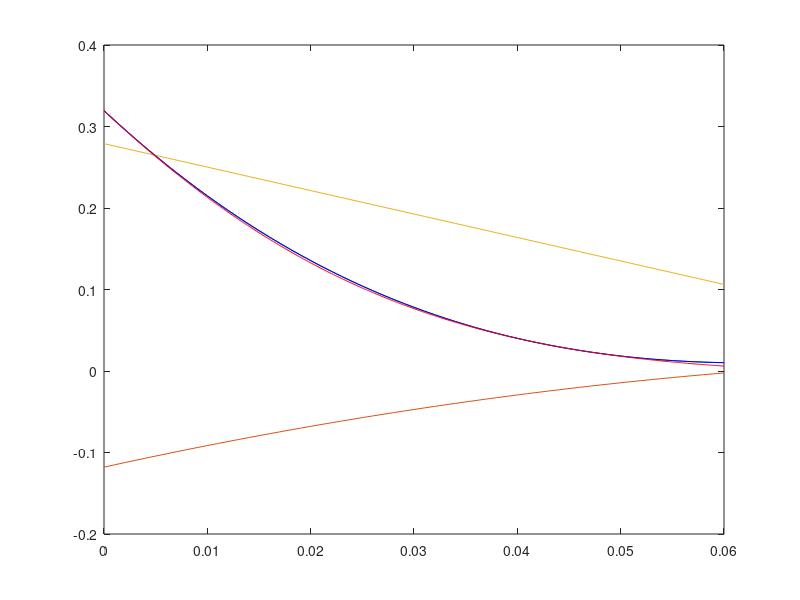

The MATLAB source for this figure:
clear all;
% % compliance 64
degToRad = 2 * pi / 360;
a = -2.749e04 * degToRad;
b = 7992 * degToRad;
c = -675.8 * degToRad;
d = 18.3 * degToRad;
% kp = -2.206973915152414e03;
% kd = -0.078399989905992e03;
% ks = 0.752916589319886e03;

ks = 0.006234832611976e03;
kd = -0.083291497874863e03;
kp = -2.456377085795632e03;

endTime = 0.06;

% % compliance 32
% a = -9.516e04;
% b = 1.539e04;
% c = -745.1;
% d = 9.539;
% kp = -2563;
% kd = -66.03;
% ks = 4111;
% endTime = 0.06;

times = 0 : 0.001 : endTime;
count = size(times, 2);
for i = 1 : count
    t = times(i);
    x(i) = a * t^3 + b * t^2 + c * t + d;
    xdot(i) = 3 * a * t^2 + 2 * b * t + c;
    xddot(i) = 6 * a * t + 2 * b;
    
end
plot(times, x, times, xdot / 100, times, xddot / 1000);
% plot(x, xddot);
timeStep = 0.0001;
newTimes = 0 : timeStep : endTime;
count = size(newTimes, 2);
recoveredXDot(1) = xdot(1);
recoveredX(1) = x(1);
for i = 2 : count
    recoveredAcc = kp * recoveredX(i - 1) + kd * recoveredXDot(i - 1) + ks;
    recoveredXDot(i) = recoveredXDot(i - 1) + timeStep * recoveredAcc;
    recoveredX(i) = recoveredX(i - 1) + timeStep * recoveredXDot(i);
end
hold on;
plot(times, x, 'b');
plot(newTimes, recoveredX, 'r');


